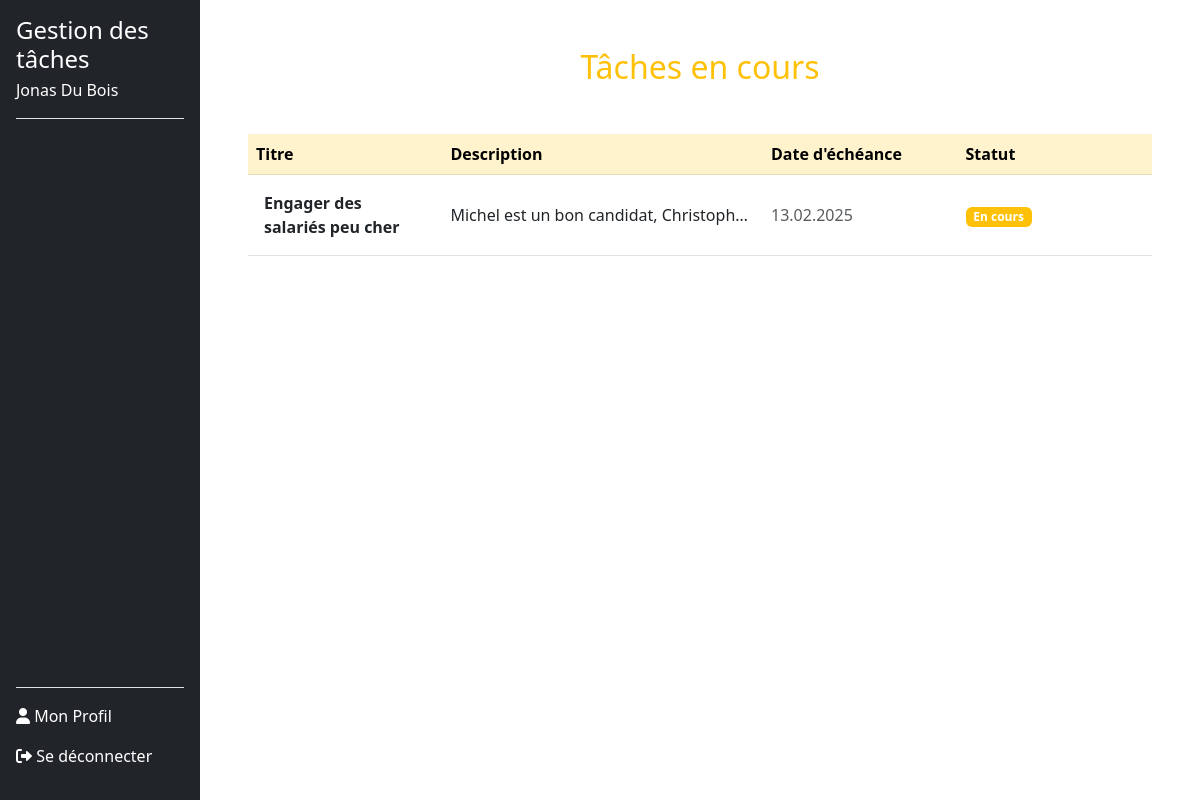
The page /taches_en_cours.php (signed in) on the database as committed earlier.
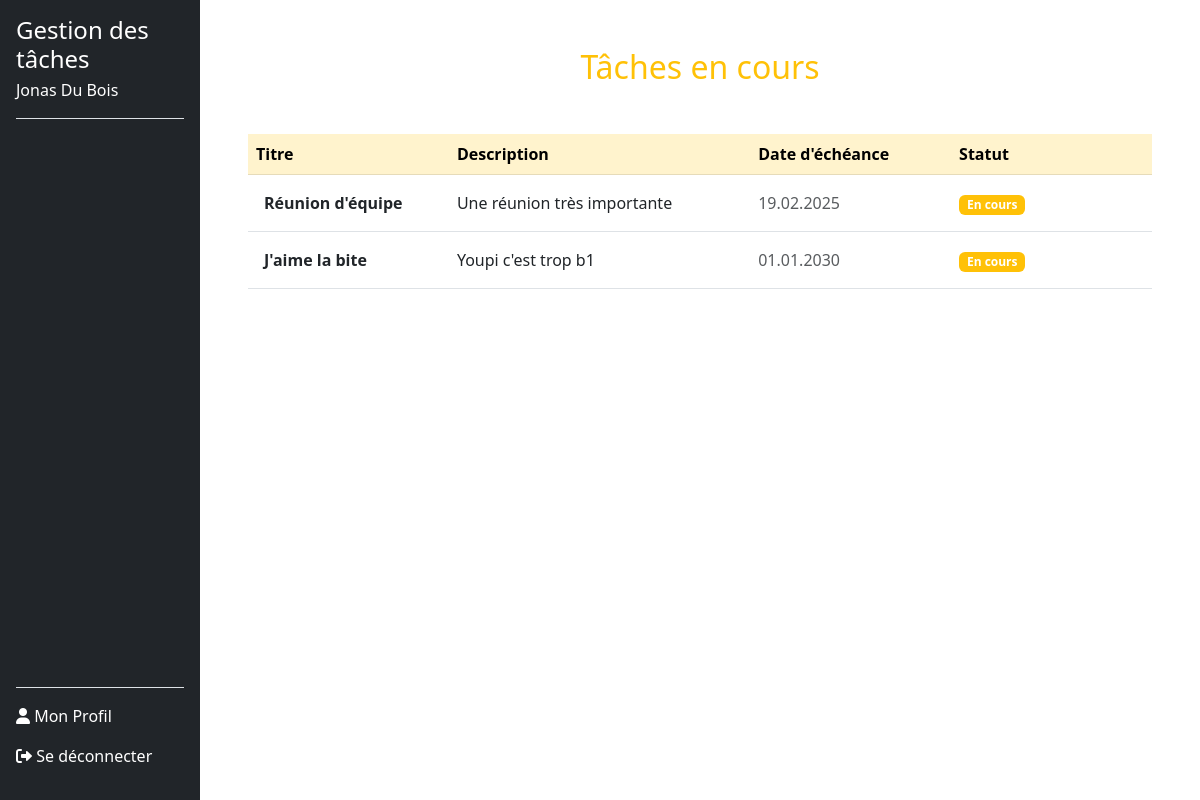
The same page on the database as committed later.
### tables this page shows
CREATE TABLE tasks (
        id INTEGER PRIMARY KEY AUTOINCREMENT,
        userId INTEGER NOT NULL,
        titre TEXT NOT NULL,
        description TEXT DEFAULT NULL,
        dateEcheance DATE DEFAULT NULL,
        statut TEXT CHECK(statut IN ('a_faire', 'en_cours', 'termine')) DEFAULT 'a_faire',
        createdAt TIMESTAMP DEFAULT CURRENT_TIMESTAMP, 
        FOREIGN KEY (userId) REFERENCES users(id) ON DELETE CASCADE
    );

### src/dbManager/DbManagerCRUD.php (called while the page is built, shortened)
<?php
class DbManagerCRUD implements I_ApiCRUD
{
    private $db;
    public function __construct()
    {
        $config = parse_ini_file(__DIR__ . '/../config/db.ini');
        $dsn = $config['dsn'];
        $username = $config['username'];
        $password = $config['password'];
        $this->db = new \PDO($dsn, $username, $password);
    }
    public function rendPersonnes(string $email): array
    {
        $sql = "SELECT * FROM users WHERE email = :email;";
        $stmt = $this->db->prepare($sql);
        $stmt->bindParam(':email', $email, \PDO::PARAM_STR);
        try {
            $stmt->execute();
            $donnees = $stmt->fetchAll(\PDO::FETCH_ASSOC);
            $tabUsers = [];
            foreach ($donnees as $donneesUser) {
                $user = new Users(
                    $donneesUser["prenom"],
                    $donneesUser["nom"],
                    $donneesUser["email"],
                    $donneesUser["noTel"],
                    $donneesUser["motDePasse"],
                    $donneesUser["id"]
                );
                $tabUsers[] = $user;
            }
            return $tabUsers;
        } catch (\PDOException $e) {
            error_log("Erreur lors de la récupération des utilisateurs : " . $e->getMessage());
            return [];
        }
    }
    public function getTasksByUserIdAndStatus($userId, $status)
    {
        try {
            $stmt = $this->db->prepare('
            SELECT t.id, t.titre, t.description, t.dateEcheance, t.statut
            FROM tasks t
            JOIN task_users tu ON t.id = tu.taskId
            WHERE tu.userId = :userId AND t.statut = :status
        ');
            $stmt->execute(['userId' => $userId, 'status' => $status]);
            $tasks = [];
            while ($taskData = $stmt->fetch(\PDO::FETCH_ASSOC)) {
                $task = new Task(
                    $taskData['titre'],
                    $taskData['description'],
                    [],
                    $taskData['dateEcheance'],
                    $taskData['statut']
                );
                $tasks[] = $task;
            }
            return $tasks;
        } catch (\PDOException $e) {
            throw new \Exception("Erreur lors de la récupération des tâches : " . $e->getMessage());
        }
    }
}

### Includes/functions.php (called while the page is built, shortened)
<?php
function getUserByEmail($email, $dbManager) {
    $userInfoArray = $dbManager->rendPersonnes($email);
    return !empty($userInfoArray) ? $userInfoArray[0] : null;
}
function getStatusBadgeClass(string $statut): string
{
    $badgeClasses = [
        'À faire' => 'bg-danger',
        'En cours' => 'bg-warning',
        'Terminé' => 'bg-success',
    ];
    return $badgeClasses[$statut] ?? 'bg-secondary';
}
?>

### src/dbManager/Users.php (called while the page is built, shortened)
<?php
class Users {
    private $id;
    public function __construct(string $prenom, string $nom, string $email, string $noTel, string $motDePasse ,int $id = 0) {
        $this->id = $id;
    }
    public function rendId(): int {
        return (int)$this->id;
    }
}

### src/dbManager/Task.php (called while the page is built, shortened)
<?php
class Task
{
    private $titre;
    private $description;
    private $dateEcheance;
    private $statut;
    public function __construct(
        string $titre,
        string $description = null,
        array $userIds = null,
        string $dateEcheance = null,
        string $statut = 'a_faire',
        int $id = 0,
    ) {
        $this->titre = $titre;
        $this->description = $description;
        $this->dateEcheance = $dateEcheance;
        $this->statut = $statut;
    }
    private function isValidDate(string $date): bool
    {
        $d = DateTime::createFromFormat('Y-m-d', $date);
        return $d && $d->format('Y-m-d') === $date;
    }
    public function rendTitre(): string
    {
        return $this->titre;
    }
    public function rendDescription(): ?string
    {
        return $this->description;
    }
    public function getFormattedDateEcheance(): ?string
    {
        if ($this->dateEcheance) {
            $d = DateTime::createFromFormat('Y-m-d', $this->dateEcheance);
            return $d ? $d->format('d.m.Y') : null;
        }
        return null;
    }
    public function getFormattedStatut(): string
    {
        $statutTraduction = [
            'a_faire' => 'À faire',
            'en_cours' => 'En cours',
            'termine' => 'Terminé',
        ];
        return $statutTraduction[$this->statut] ?? 'Inconnu';
    }
}

### taches_en_cours.php (the view, shortened to what the changed rows need)
<?php
require_once 'includes/functions.php';
$dbManager = new DbManagerCRUD();
$email = $_SESSION['email_user'];
$userInfo = getUserByEmail($email, $dbManager);
$userId = $userInfo->rendId();
$tachesEnCours = $dbManager->getTasksByUserIdAndStatus($userId, 'en_cours');
?>
<!DOCTYPE html>
<html lang="fr">
<head>
    <link href="https://cdn.jsdelivr.net/npm/bootstrap@5.3.0-alpha3/dist/css/bootstrap.min.css" rel="stylesheet">
    <link href="style/styleSheet.css" rel="stylesheet">
</head>
<body>
    <div class="d-flex">
        <?php include 'includes/sidebar.php'; ?>
        <div class="main-content ms-auto col-md-9 col-lg-10 p-5">
            <h2 class="text-center mb-4 text-warning">Tâches en cours</h2>
            <?php if (empty($tachesEnCours)): ?>
                <div class="alert alert-info mt-4" role="alert">
                    <p>Aucune tâche en cours pour le moment.</p>
                </div>
            <?php else: ?>
                <div class="table-responsive pt-4">
                    <table class="table table-hover align-middle">
                        <thead class="table-warning">
                            <tr>
                                <th scope="col" style="width: 20%;">Titre</th>
                                <th scope="col" style="width: 30%;">Description</th>
                                <th scope="col" style="width: 20%;">Date d'échéance</th>
                                <th scope="col" style="width: 20%;">Statut</th>
                            </tr>
                        </thead>
                        <tbody>
                            <?php foreach ($tachesEnCours as $task): ?>
                                <tr>
                                    <td scope="row" class="fw-bold text-dark p-3"><?php echo htmlspecialchars($task->rendTitre()); ?></td>
                                    <td class="text-truncate" style="max-width: 300px;">
                                        <?php echo htmlspecialchars($task->rendDescription()); ?>
                                    </td>
                                    <td class="text-muted"><?php echo htmlspecialchars($task->getFormattedDateEcheance()); ?></td>
                                    <td>
                                        <span class="badge <?php echo getStatusBadgeClass($task->getFormattedStatut()); ?> me-1">
                                            <?php echo htmlspecialchars($task->getFormattedStatut()); ?>
                                        </span>
                                    </td>
                                </tr>
                            <?php endforeach; ?>
                        </tbody>
                    </table>
                </div>
            <?php endif; ?>
        </div>
    </div>
</body>
</html>

Rows that differ between the two databases and show on the page:
removed tasks: titre "Engager des salariés peu cher", description "Michel est un bon candidat, Christoph…", dateEcheance "13.02.2025", statut "En cours"
now on this page (row edited): tasks: titre "Réunion d'équipe", description "Une réunion très importante", dateEcheance "19.02.2025", statut "En cours"
added tasks: titre "J'aime la bite", description "Youpi c'est trop b1", dateEcheance "01.01.2030", statut "En cours"
